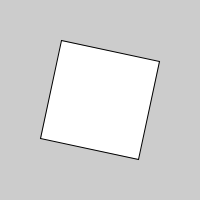
Frame 1 (no input)
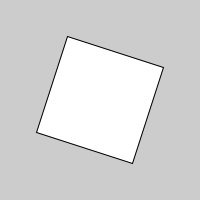
Frame 2 (the mouse pressed at the canvas centre, redrawn once)

The Processing sketch that drew these frames (run headless with seeded random() and noise(); the mouse was pressed at the canvas centre and the sketch redrawn once):

// Processing sketch: processing_156761
// ── processing_156761.pde

void setup() {
  size(200, 200);
  noLoop();  // draw() will not loop
}

void draw() {
  background(204);
  rectMode(CENTER);
  translate(100, 100);
  rotate(millis()/700.0);
  rect(0, 0, 100, 100);
}

void mousePressed() {
  loop();  // Holding down the mouse activates looping
}

void mouseReleased() {
  noLoop();  // Releasing the mouse stops looping draw()
}
